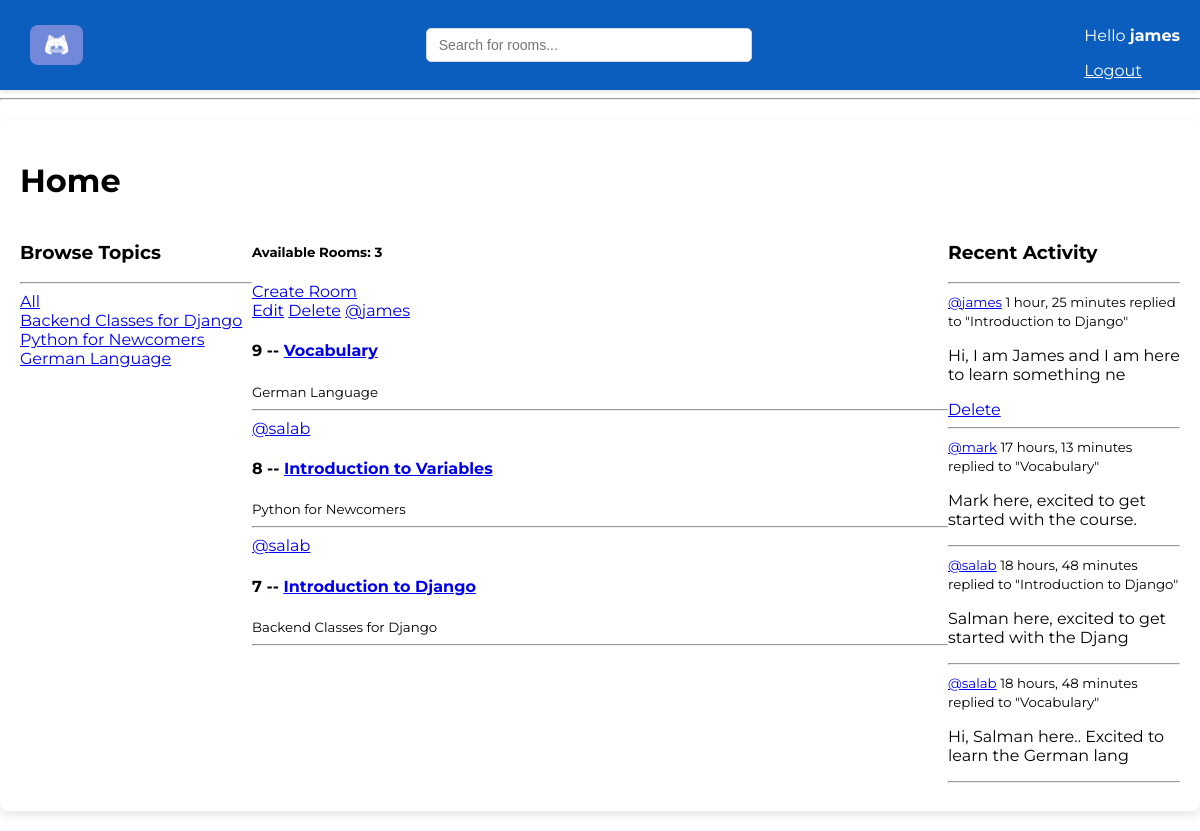
Screenshot of / (signed in) with the database file from the repository.
### base/models.py (models this page shows, shortened)
class Topic(models.Model):
    name = models.CharField(max_length=200)

class Room(models.Model):
    host = models.ForeignKey(User, on_delete=models.SET_NULL, null=True)
    topic = models.ForeignKey(Topic, on_delete=models.SET_NULL, null=True)
    name = models.CharField(max_length=200)
    description = models.TextField(null=True, blank=True)
    participants = models.ManyToManyField(User, related_name="participants", blank=True)
    updated = models.DateTimeField(auto_now=True)
    created = models.DateTimeField(auto_now_add=True)
    class Meta:
        ordering = ["-updated", "-created"]
    def __str__(self):
        return self.name

class Message(models.Model):
    user = models.ForeignKey(User, on_delete=models.CASCADE)
    room = models.ForeignKey(Room, on_delete=models.CASCADE)
    body = models.TextField()
    updated = models.DateTimeField(auto_now=True)
    created = models.DateTimeField(auto_now_add=True)
    class Meta:
        ordering = ["-updated", "-created"]
    def __str__(self):
        return self.body[0:50]

### base/views.py (the view)
# urls.py: 2. Add a URL to urlpatterns:  path('', views.home, name='home')
def home(request):
    q = request.GET.get("q") if request.GET.get("q") != None else ""
    rooms = Room.objects.filter(
        Q(topic__name__icontains=q) | Q(name__icontains=q) | Q(description__icontains=q)
    )
    topics = Topic.objects.all()
    rooms_count = rooms.count()
    room_messages = Message.objects.filter(Q(room__topic__name__icontains=q))
    context = {"rooms": rooms, "topics": topics, "rooms_count": rooms_count, "room_messages": room_messages}
    return render(request, "base/home.html", context)

### base/templates/base/home.html (shortened to what this page needs)
{% extends "main.html" %}
{% block content %}
<h1>Home</h1>
<div class="home-container">
    <div>
        {% include "base/topics_component.html" %}
    </div>
    <div>
        <h5>Available Rooms: {{rooms_count}}</h5>
        <a href='{% url "create-room" %}'>Create Room</a>
        {% include "base/feed_component.html" %}
    </div>
    <div>
        {% include "base/activity_component.html" %}
    </div>
</div>
{% endblock content %}

### templates/navbar.html
{% load static %}
<div class="navbar-container">
  <a href="/">
    <div class="logo-container">
      <img src="{% static 'images/logo.jpg' %}" alt="App Logo" class="logo">
    </div>
  </a>
  <form action='{% url "home" %}' method="GET">
    <input type="text" name="q" placeholder="Search for rooms..." id="navbar-search"/>
  </form>
  <div class="login-button">
    {% if request.user.is_authenticated %}
    <p>Hello <span id="hello-user">{{request.user}}</span></p>
    <a href='{% url "logout" %}' id="logout-link">Logout</a>
    {% else %}
    <a href='{% url "login" %}' id="login-link">Login</a>
    {% endif %}
  </div>
</div>
<hr />

### base/templates/base/topics_component.html
<h3>Browse Topics</h3>
<hr>
<a href={% url "home"  %}>All</a>
{% for topic in topics  %}
<div>
    <a href='{% url "home"  %}?q={{topic.name}}'>{{topic.name}}</a>
</div>
{% endfor %}

### base/templates/base/feed_component.html
<div>
    {% for room in rooms %}
    <div>
        {% if request.user == room.host %}
        <a href='{% url "update-room" room.id %}'>Edit</a>
        <a href='{% url "delete-room" room.id %}'>Delete</a>
        {% endif %}
        <a href='{% url "user-profile" room.host.id %}'>@{{room.host.username}}</a>
        <h4>{{room.id}} -- <a href='{% url "room" room.id %}'>{{room.name}}</a></h4>
        <small>{{room.topic.name}}</small>
        <hr>
    </div>
    {% endfor %}
</div>

### base/templates/base/activity_component.html
<h3>Recent Activity</h3>
<hr>
{% for message in room_messages %}
<div>
    <small>
        <a href="{% url 'user-profile' message.user.id %}">@{{message.user}}</a>
        {{message.created|timesince}}
    </small>
    <small>replied to "{{message.room}}"</small>
    <p>{{message}}</p>
    {% if request.user == message.user %}
    <a href="{% url 'delete-message' message.id %}">Delete</a>
    {% endif %}
    <hr>
</div>
{% endfor %}

### static/styles/main.css (style rules this page uses)
body { font-family: "Montserrat", serif; font-optical-sizing: auto; font-style: normal; margin: 0; padding: 0; }
.navbar-container { background-color: #0b5ebd; padding: 10px 20px; display: flex; justify-content: space-between; align-items: center; box-shadow: 0 2px 5px rgba(0, 0, 0, 0.1); }
#navbar-search { width: 300px; padding: 8px 12px; border: 1px solid #d0d7e5; border-radius: 5px; font-size: 14px; outline: none; transition: border-color 0.3s ease, box-shadow 0.3s ease; }
#hello-user { font-weight: bold; }
.login-button { display:grid; color: #ffffff; }
#logout-link { color: #ffffff; }
.logo-container { display: flex; align-items: center; padding: 10px; }
.logo { height: 40px; border-radius: 8px; }

### base/templates/base/home.html (style rules this page uses)
.home-container { display: grid; grid-template-columns: 1fr 3fr 1fr; }

### rows the page displays
Topic: name "Backend Classes for Django"
Topic: name "Python for Newcomers"
Topic: name "German Language"
Room: shows "Edit", host.username "james", id "9", name "Vocabulary", topic.name "German Language"
Room: host.username "salab", id "8", name "Introduction to Variables", topic.name "Python for Newcomers"
Room: host.username "salab", id "7", name "Introduction to Django", topic.name "Backend Classes for Django"
Message: user "james", created "1 hour, 25 minutes", room "Introduction to Django", body "Hi, I am James and I am here to learn something ne", shows "Delete"
Message: user "mark", created "17 hours, 13 minutes", room "Vocabulary", body "Mark here, excited to get started with the course."
Message: user "salab", created "18 hours, 48 minutes", room "Introduction to Django", body "Salman here, excited to get started with the Djang"
Message: user "salab", created "18 hours, 48 minutes", room "Vocabulary", body "Hi, Salman here.. Excited to learn the German lang"

### other values shown
{{ request.user }} "james"
{{ rooms_count }} "3"
